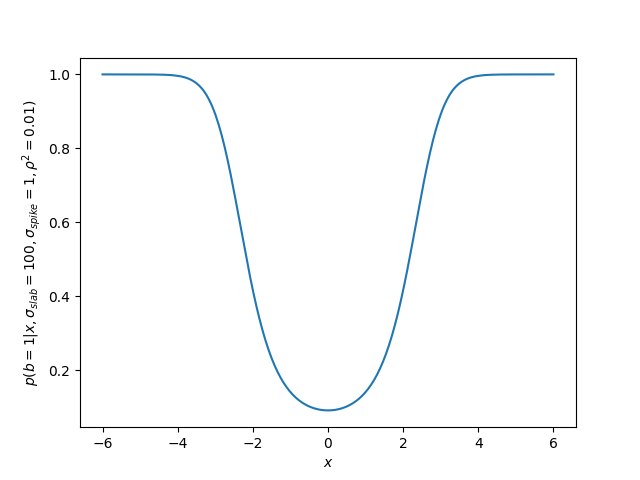

Generate this figure with Python:
import matplotlib.pyplot as plt
import numpy as np
import sklearn

def gaussian(x, mu, var):
    return np.exp(-np.power(x - mu, 2.) / (2 * var))/np.sqrt(2*np.pi*var)

def laplace(x, mu, b):
    return np.exp(-np.absolute(x-mu)/b)/(2*b)

x = np.linspace(-6,6,300)

y = np.divide(gaussian(x, 0, 0.01+100), gaussian(x, 0, 0.01+100)+gaussian(x,0,0.01+1))

a = 'p(b=1|x,\\sigma_{slab}=100,\\sigma_{spike}=1,\\rho^2=0.01)'

plt.xlabel('$x$')
plt.ylabel('$%s$'%a)


plt.plot(x,y)
plt.savefig('4-3.png')
